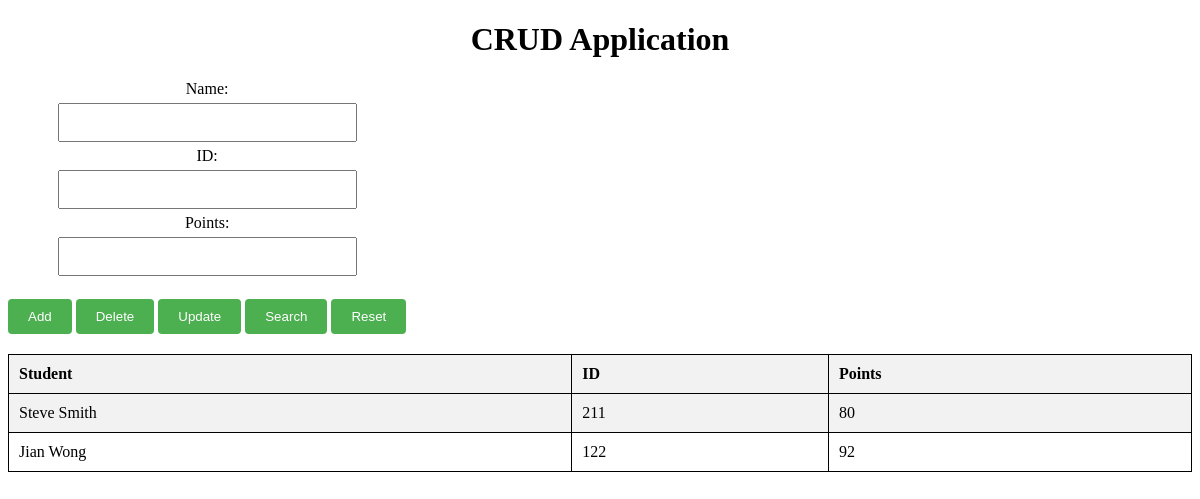
Before: / with the older database file.
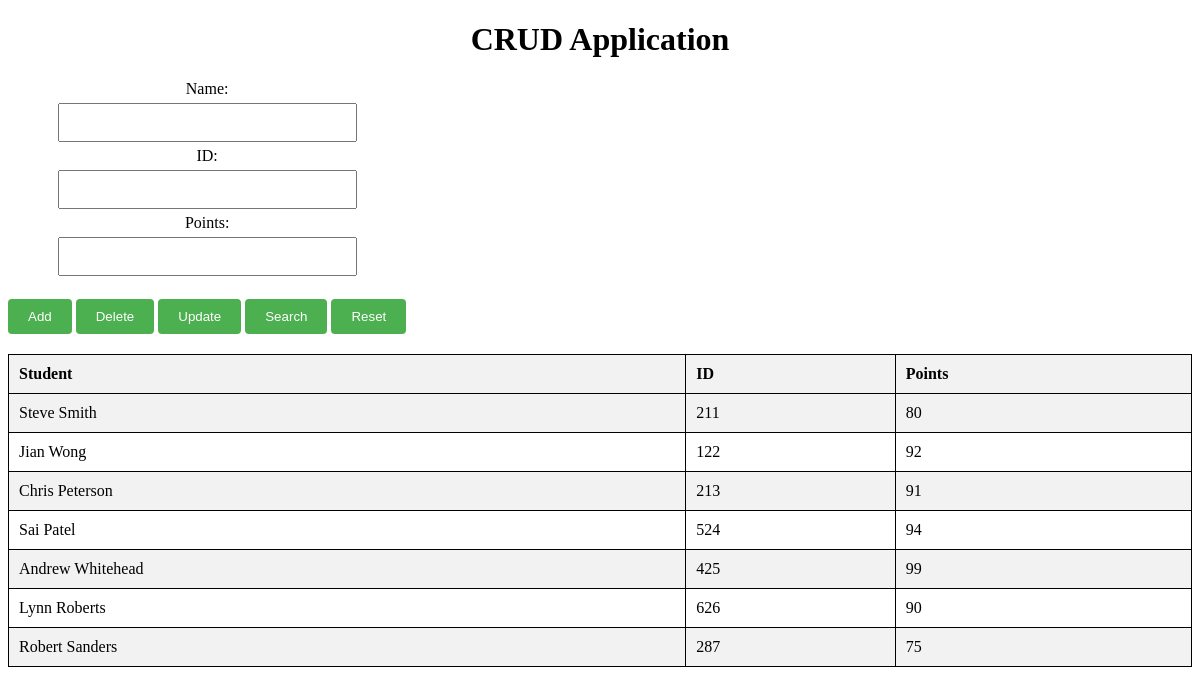
After: the same page with the newer database file.
### tables this page shows
CREATE TABLE STUDENT (
            Name CHAR(25) NOT NULL,
            ID INT,
            Points INT,
            PRIMARY KEY(ID)
        );

### app.py (the view)
@app.route("/")
def home():
    db = get_db()
    cursor = db.cursor()
    cursor.execute('SELECT * FROM STUDENT')
    return render_template("main.html", rows = cursor.fetchall())

### app.py (called while the page is built)
def get_db():
    db = getattr(g, '_database', None)
    if db is None:
        db = g._database = sqlite3.connect(DATABASE)
    return db

@app.teardown_appcontext
def close_connection(exception):
    db = getattr(g, '_database', None)
    if db is not None:
        db.close()

### templates/main.html (shortened to what this page needs)
<!DOCTYPE html>
<html lang="en">
<head>
    <link rel="stylesheet" href="../static/stylesheet.css">
</head>
<body>
    <h1 style="text-align: center;">CRUD Application</h1>
    <div class="center">
        <form action="{{ url_for("values")}}" method="post">
            <label for="name">Name:</label><br>
            <input type="text" id="name" name="name"><br>
            <label for="id">ID:</label><br>
            <input type="text" id="id" name="id"><br>
            <label for="points">Points:</label><br>
            <input type="text" id="points" name="points"><br><br>
            <input type="submit" name="add" value="Add">
            <input type="submit" name="delete" value="Delete">
            <input type="submit" name="update" value="Update">
            <input type="submit" name="search" value="Search">
            <input type="submit" name="reset" value="Reset">
        </form>
    </div>
    <table>
        <tr>
            <th>Student</th>
            <th>ID</th>
            <th>Points</th>
        </tr>
        {% for row in rows %}
        <tr>
            <td>{{ row[0] }}</td>
            <td>{{ row[1] }}</td>
            <td>{{ row[2] }}</td>
        </tr>
        {% endfor %}
    </table>
</body>
</html>

### static/stylesheet.css (style rules this page uses)
.center { display: flex; align-items: center; }
table { width: 100%; border-collapse: collapse; margin-top: 20px; }
table, th, td { border: 1px solid black; }
th, td { padding: 10px; text-align: left; }
th { background-color: #f2f2f2; }
tr:nth-child(even) { background-color: #f2f2f2; }
.center { text-align: center; }
input[type="text"] { width: 75%; padding: 10px; margin: 5px 0; box-sizing: border-box; }
input[type="submit"] { background-color: #4CAF50; color: white; padding: 10px 20px; border: none; border-radius: 4px; cursor: pointer; }

Changed rows visible on the page:
added STUDENT: Name "Chris Peterson", ID "213", Points "91"
added STUDENT: Name "Sai Patel", ID "524", Points "94"
added STUDENT: Name "Andrew Whitehead", ID "425", Points "99"
added STUDENT: Name "Lynn Roberts", ID "626", Points "90"
added STUDENT: Name "Robert Sanders", ID "287", Points "75"
